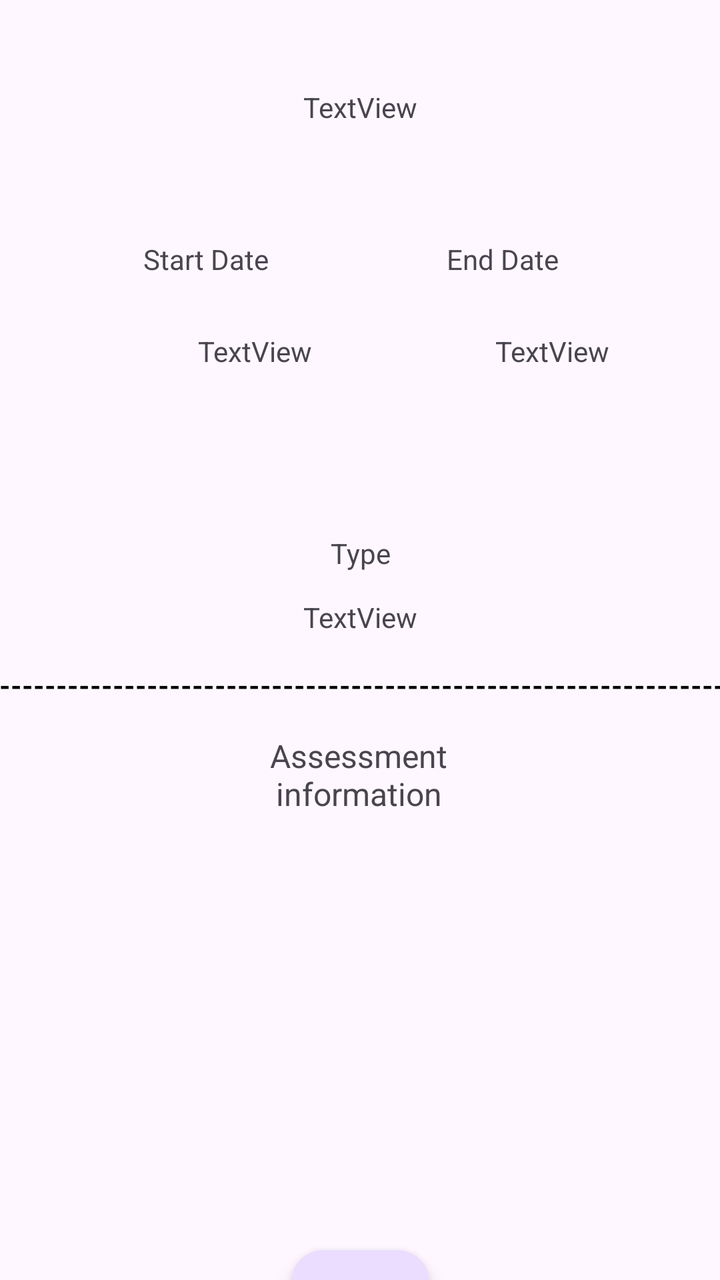
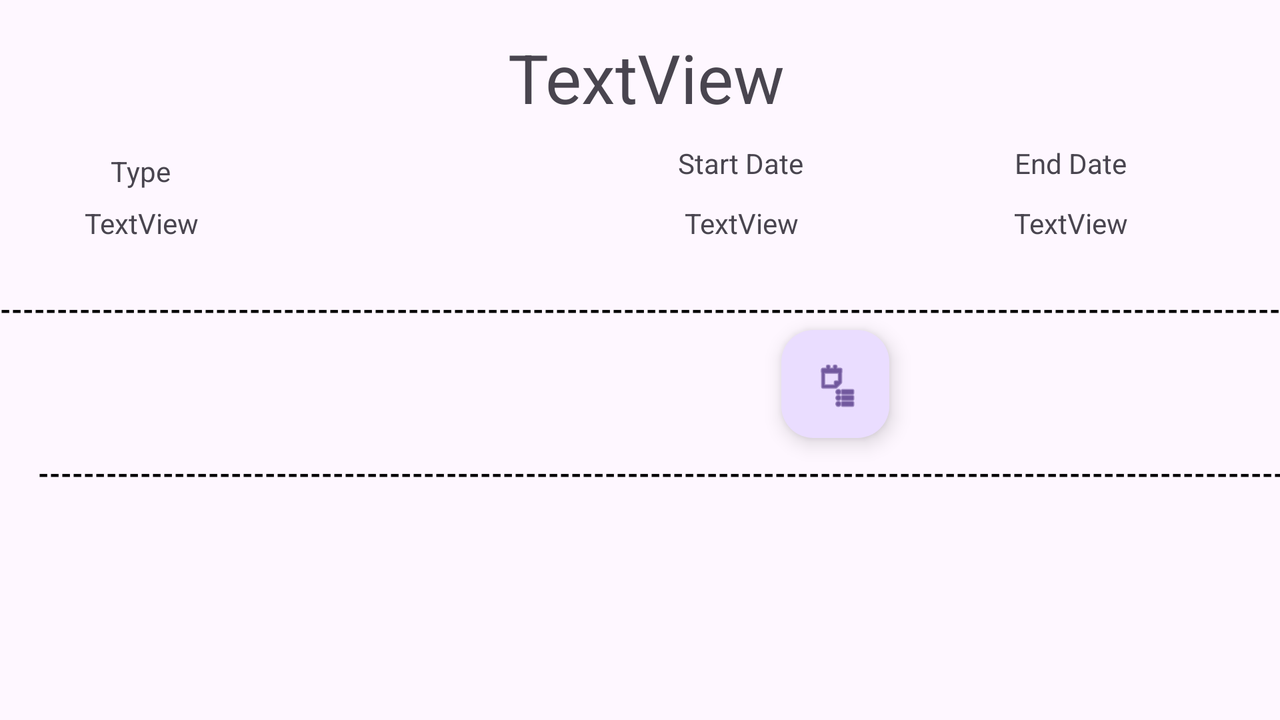

Compare how this app lays out the same screen by default and in its alternative resource folder. The renders come first, then the two layout files and the values they reference.
<!-- AndroidManifest.xml: application theme Theme.ABM2 -->
<!-- res/layout/activity_assessment_detailed_view.xml -->
<?xml version="1.0" encoding="utf-8"?>
<androidx.constraintlayout.widget.ConstraintLayout xmlns:android="http://schemas.android.com/apk/res/android"
    xmlns:app="http://schemas.android.com/apk/res-auto"
    xmlns:tools="http://schemas.android.com/tools"
    android:id="@+id/main"
    android:layout_width="match_parent"
    android:layout_height="match_parent"
    tools:context=".AssessmentDetailedView">

    <TextView
        android:id="@+id/assessmentDetailedTitle"
        android:layout_width="162dp"
        android:layout_height="30dp"
        android:layout_marginTop="44dp"
        android:text="TextView"
        android:textAlignment="center"
        app:layout_constraintEnd_toEndOf="parent"
        app:layout_constraintStart_toStartOf="parent"
        app:layout_constraintTop_toTopOf="parent" />

    <TextView
        android:id="@+id/assessmentDetailedStart"
        android:layout_width="127dp"
        android:layout_height="28dp"
        android:layout_marginStart="64dp"
        android:layout_marginTop="24dp"
        android:text="TextView"
        android:textAlignment="center"
        app:layout_constraintStart_toStartOf="parent"
        app:layout_constraintTop_toBottomOf="@+id/textView8" />

    <TextView
        android:id="@+id/assessmentDetailedEnd"
        android:layout_width="127dp"
        android:layout_height="28dp"
        android:layout_marginTop="24dp"
        android:text="TextView"
        android:textAlignment="center"
        app:layout_constraintEnd_toEndOf="parent"
        app:layout_constraintHorizontal_bias="0.516"
        app:layout_constraintStart_toEndOf="@+id/assessmentDetailedStart"
        app:layout_constraintTop_toBottomOf="@+id/textView10" />

    <TextView
        android:id="@+id/assessmentDetailedType"
        android:layout_width="105dp"
        android:layout_height="22dp"
        android:layout_marginTop="14dp"
        android:text="TextView"
        android:textAlignment="center"
        app:layout_constraintEnd_toEndOf="parent"
        app:layout_constraintStart_toStartOf="parent"
        app:layout_constraintTop_toBottomOf="@+id/textView11" />

    <TextView
        android:id="@+id/textView13"
        android:layout_width="407dp"
        android:layout_height="18dp"
        android:layout_marginTop="12dp"
        android:text="-----------------------------------------------------------------------"
        android:textColor="@color/black"
        android:textStyle="bold"
        app:layout_constraintEnd_toEndOf="parent"
        app:layout_constraintStart_toStartOf="parent"
        app:layout_constraintTop_toBottomOf="@+id/assessmentDetailedType" />

    <TextView
        android:id="@+id/assessmentInfoText"
        android:layout_width="406dp"
        android:layout_height="168dp"
        android:layout_marginTop="17dp"
        android:ems="10"
        android:gravity="start|top"
        android:inputType="textMultiLine"
        android:textAlignment="center"
        app:layout_constraintEnd_toEndOf="parent"
        app:layout_constraintHorizontal_bias="0.4"
        app:layout_constraintStart_toStartOf="parent"
        app:layout_constraintTop_toBottomOf="@+id/textView12" />

    <com.google.android.material.floatingactionbutton.FloatingActionButton
        android:id="@+id/fltViewNotesBtn2"
        android:layout_width="71dp"
        android:layout_height="69dp"
        android:layout_marginTop="32dp"
        android:clickable="true"
        app:layout_constraintEnd_toEndOf="parent"
        app:layout_constraintStart_toStartOf="parent"
        app:layout_constraintTop_toBottomOf="@+id/assessmentInfoText"
        app:srcCompat="@android:drawable/ic_menu_agenda" />

    <TextView
        android:id="@+id/textView8"
        android:layout_width="65dp"
        android:layout_height="22dp"
        android:layout_marginStart="96dp"
        android:layout_marginTop="46dp"
        android:layout_marginEnd="109dp"
        android:text="Start Date"
        android:textAlignment="center"
        app:layout_constraintEnd_toStartOf="@+id/textView10"
        app:layout_constraintStart_toStartOf="parent"
        app:layout_constraintTop_toBottomOf="@+id/assessmentDetailedTitle" />

    <TextView
        android:id="@+id/textView10"
        android:layout_width="65dp"
        android:layout_height="22dp"
        android:layout_marginTop="46dp"
        android:layout_marginEnd="76dp"
        android:text="End Date"
        android:textAlignment="center"
        app:layout_constraintEnd_toEndOf="parent"
        app:layout_constraintTop_toBottomOf="@+id/assessmentDetailedTitle" />

    <TextView
        android:id="@+id/textView11"
        android:layout_width="46dp"
        android:layout_height="18dp"
        android:layout_marginTop="101dp"
        android:text="Type"
        android:textAlignment="center"
        app:layout_constraintEnd_toEndOf="parent"
        app:layout_constraintStart_toStartOf="parent"
        app:layout_constraintTop_toTopOf="@+id/assessmentDetailedStart" />

    <TextView
        android:id="@+id/textView12"
        android:layout_width="175dp"
        android:layout_height="41dp"
        android:layout_marginTop="16dp"
        android:text="Assessment information"
        android:textAlignment="center"
        android:textSize="16sp"
        app:layout_constraintEnd_toEndOf="parent"
        app:layout_constraintHorizontal_bias="0.498"
        app:layout_constraintStart_toStartOf="parent"
        app:layout_constraintTop_toBottomOf="@+id/textView13" />

</androidx.constraintlayout.widget.ConstraintLayout>
<!-- resources referenced by this layout -->
<resources>
  <style name="Theme.ABM2" parent="Base.Theme.ABM2" />
  <style name="Base.Theme.ABM2" parent="Theme.Material3.DayNight">
          
          
      </style>
</resources>
<!-- res/layout-land/activity_assessment_detailed_view.xml (the repository's variant of the layout above) -->
<!-- drawn on the phone turned sideways -->
<?xml version="1.0" encoding="utf-8"?>
<androidx.constraintlayout.widget.ConstraintLayout xmlns:android="http://schemas.android.com/apk/res/android"
    xmlns:app="http://schemas.android.com/apk/res-auto"
    xmlns:tools="http://schemas.android.com/tools"
    android:id="@+id/main"
    android:layout_width="match_parent"
    android:layout_height="match_parent"
    tools:context=".AssessmentDetailedView">

    <TextView
        android:id="@+id/bartextView14"
        android:layout_width="885dp"
        android:layout_height="28dp"
        android:layout_marginStart="19dp"
        android:layout_marginTop="8dp"
        android:text="----------------------------------------------------------------------------------------------------------------------------------------------------------"
        android:textColor="@color/black"
        android:textStyle="bold"
        app:layout_constraintEnd_toEndOf="parent"
        app:layout_constraintHorizontal_bias="0.0"
        app:layout_constraintStart_toStartOf="parent"
        app:layout_constraintTop_toBottomOf="@+id/fltViewNotesBtn2" />

    <TextView
        android:id="@+id/assessmentDetailedTitle"
        android:layout_width="165dp"
        android:layout_height="44dp"
        android:layout_marginTop="16dp"
        android:text="TextView"
        android:textAlignment="center"
        android:textSize="34sp"
        app:layout_constraintEnd_toEndOf="parent"
        app:layout_constraintHorizontal_bias="0.507"
        app:layout_constraintStart_toStartOf="parent"
        app:layout_constraintTop_toTopOf="parent" />

    <TextView
        android:id="@+id/assessmentDetailedStart"
        android:layout_width="127dp"
        android:layout_height="28dp"
        android:layout_marginStart="64dp"
        android:layout_marginTop="8dp"
        android:text="TextView"
        android:textAlignment="center"
        app:layout_constraintEnd_toEndOf="@+id/textView8"
        app:layout_constraintHorizontal_bias="0.753"
        app:layout_constraintStart_toStartOf="@+id/textView8"
        app:layout_constraintTop_toBottomOf="@+id/textView8" />

    <TextView
        android:id="@+id/assessmentDetailedEnd"
        android:layout_width="127dp"
        android:layout_height="28dp"
        android:layout_marginTop="8dp"
        android:text="TextView"
        android:textAlignment="center"
        app:layout_constraintEnd_toEndOf="@+id/textView10"
        app:layout_constraintStart_toStartOf="@+id/textView10"
        app:layout_constraintTop_toBottomOf="@+id/textView10" />

    <TextView
        android:id="@+id/assessmentDetailedType"
        android:layout_width="105dp"
        android:layout_height="22dp"
        android:layout_marginTop="8dp"
        android:text="TextView"
        android:textAlignment="center"
        app:layout_constraintEnd_toEndOf="@+id/textView11"
        app:layout_constraintHorizontal_bias="0.491"
        app:layout_constraintStart_toStartOf="@+id/textView11"
        app:layout_constraintTop_toBottomOf="@+id/textView11" />

    <TextView
        android:id="@+id/textView13"
        android:layout_width="890dp"
        android:layout_height="12dp"
        android:layout_marginTop="8dp"
        android:layout_marginBottom="7dp"
        android:text="----------------------------------------------------------------------------------------------------------------------------------------------------------"
        android:textColor="@color/black"
        android:textStyle="bold"
        app:layout_constraintBottom_toTopOf="@+id/textView12"
        app:layout_constraintEnd_toEndOf="parent"
        app:layout_constraintStart_toStartOf="parent"
        app:layout_constraintTop_toBottomOf="@+id/assessmentDetailedStart" />

    <com.google.android.material.floatingactionbutton.FloatingActionButton
        android:id="@+id/fltViewNotesBtn2"
        android:layout_width="54dp"
        android:layout_height="58dp"
        android:layout_marginStart="248dp"
        android:layout_marginTop="8dp"
        android:layout_marginEnd="58dp"
        android:clickable="true"
        android:tooltipText="View Notes"
        app:layout_constraintEnd_toEndOf="parent"
        app:layout_constraintStart_toEndOf="@+id/textView12"
        app:layout_constraintTop_toBottomOf="@+id/textView13"
        app:srcCompat="@android:drawable/ic_menu_agenda" />

    <TextView
        android:id="@+id/textView8"
        android:layout_width="65dp"
        android:layout_height="22dp"
        android:layout_marginTop="12dp"
        android:layout_marginEnd="100dp"
        android:text="Start Date"
        android:textAlignment="center"
        app:layout_constraintEnd_toStartOf="@+id/textView10"
        app:layout_constraintTop_toBottomOf="@+id/assessmentDetailedTitle" />

    <TextView
        android:id="@+id/textView10"
        android:layout_width="65dp"
        android:layout_height="22dp"
        android:layout_marginTop="12dp"
        android:layout_marginEnd="72dp"
        android:text="End Date"
        android:textAlignment="center"
        app:layout_constraintEnd_toEndOf="parent"
        app:layout_constraintTop_toBottomOf="@+id/assessmentDetailedTitle" />

    <TextView
        android:id="@+id/textView11"
        android:layout_width="46dp"
        android:layout_height="18dp"
        android:layout_marginTop="16dp"
        android:text="Type"
        android:textAlignment="center"
        app:layout_constraintEnd_toEndOf="parent"
        app:layout_constraintHorizontal_bias="0.079"
        app:layout_constraintStart_toStartOf="parent"
        app:layout_constraintTop_toBottomOf="@+id/assessmentDetailedTitle" />

    <TextView
        android:id="@+id/textView12"
        android:layout_width="246dp"
        android:layout_height="33dp"
        android:layout_marginStart="360dp"
        android:layout_marginTop="8dp"
        android:layout_marginEnd="308dp"
        android:layout_marginBottom="8dp"
        android:text="Assessment information"
        android:textAlignment="center"
        android:textSize="20sp"
        app:layout_constraintBottom_toTopOf="@+id/bartextView14"
        app:layout_constraintEnd_toEndOf="parent"
        app:layout_constraintStart_toStartOf="parent"
        app:layout_constraintTop_toBottomOf="@+id/textView13" />

    <RelativeLayout
        android:id="@+id/relativeLayout3"
        android:layout_width="610dp"
        android:layout_height="122dp"
        android:layout_marginStart="8dp"
        android:layout_marginTop="80dp"
        android:layout_marginEnd="8dp"
        android:layout_marginBottom="8dp"
        app:layout_constraintBottom_toBottomOf="parent"
        app:layout_constraintEnd_toEndOf="parent"
        app:layout_constraintStart_toStartOf="parent"
        app:layout_constraintTop_toBottomOf="@+id/textView12">

        <TextView
            android:id="@+id/assessmentInfoText"
            android:layout_width="900dp"
            android:layout_height="116dp"
            android:layout_marginTop="8dp"
            android:ems="10"
            android:gravity="start|top"
            android:inputType="textMultiLine"
            android:textAlignment="center"
            android:textSize="16sp"
            tools:visibility="gone" />
    </RelativeLayout>

</androidx.constraintlayout.widget.ConstraintLayout>
